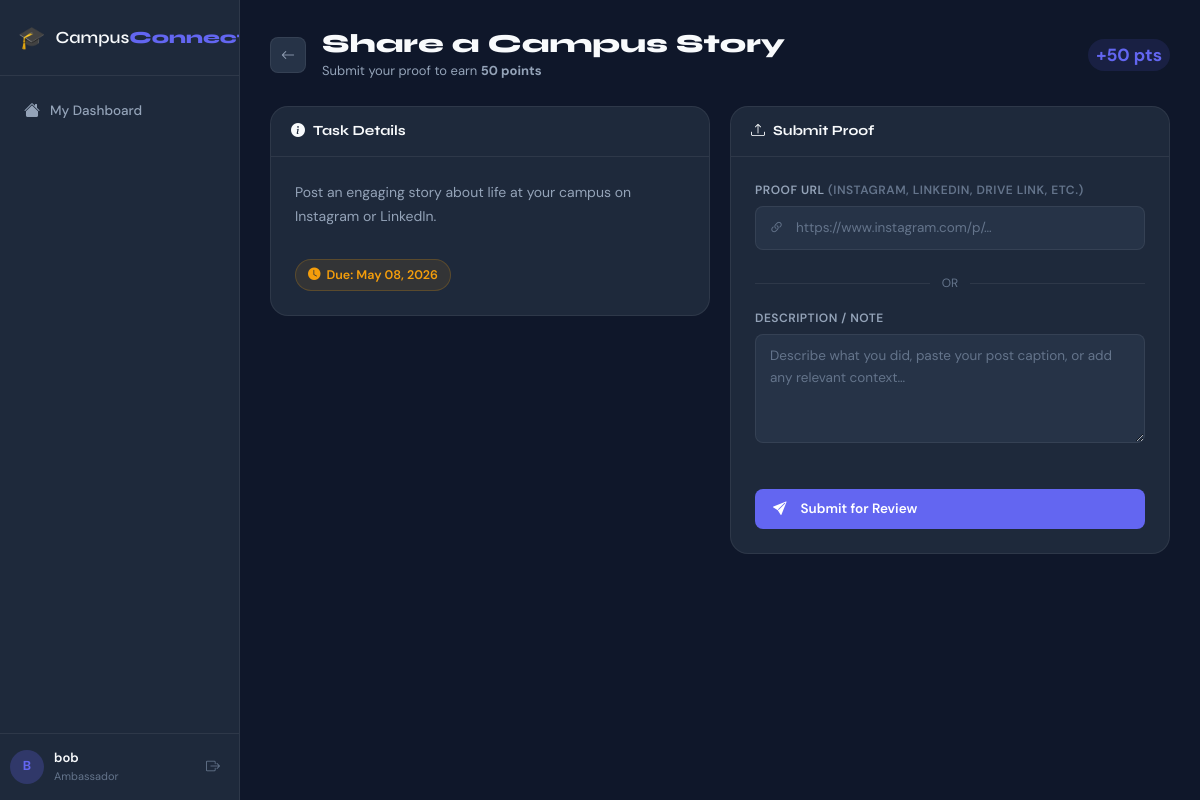
/ambassador/task/1 (signed in), run on the app's committed database.
### models.py (models this page shows, shortened)
class User(UserMixin, db.Model):
    __tablename__ = 'users'
    id            = db.Column(db.Integer, primary_key=True)
    username      = db.Column(db.String(80), unique=True, nullable=False)
    email         = db.Column(db.String(120), unique=True, nullable=False)
    password_hash = db.Column(db.String(256), nullable=False)
    role          = db.Column(db.String(20), nullable=False, default='ambassador')
    created_at    = db.Column(db.DateTime, default=datetime.utcnow)
    ambassador = db.relationship('Ambassador', backref='user', uselist=False)
    def is_admin(self):
        return self.role == 'admin'

class Task(db.Model):
    __tablename__ = 'tasks'
    id          = db.Column(db.Integer, primary_key=True)
    title       = db.Column(db.String(200), nullable=False)
    description = db.Column(db.Text)
    points      = db.Column(db.Integer, default=50)
    deadline    = db.Column(db.DateTime)
    created_at  = db.Column(db.DateTime, default=datetime.utcnow)
    created_by  = db.Column(db.Integer, db.ForeignKey('users.id'))
    assignments = db.relationship('TaskAssignment', backref='task', lazy='dynamic')

### routes/ambassador.py (the view, shortened to what this page needs)
@ambassador_bp.route('/task/<int:assignment_id>', methods=['GET', 'POST'])
@ambassador_required
def task_detail(assignment_id):
    assignment = TaskAssignment.query.get_or_404(assignment_id)
    amb = Ambassador.query.filter_by(user_id=current_user.id).first()
    if assignment.ambassador_id != amb.id:
        flash('Access denied.', 'danger')
        return redirect(url_for('ambassador.dashboard'))
    return render_template('ambassador/task_detail.html', assignment=assignment, amb=amb)

### routes/ambassador.py (called while the page is built)
def ambassador_required(f):
    @wraps(f)
    def decorated(*args, **kwargs):
        if not current_user.is_authenticated or current_user.role != 'ambassador':
            flash('Ambassador access required.', 'danger')
            return redirect(url_for('auth.login'))
        return f(*args, **kwargs)
    return login_required(decorated)

### templates/ambassador/task_detail.html (shortened to what this page needs)
{% extends "base.html" %}
{% block content %}
<div class="page-header">
  <div class="d-flex align-items-center gap-3">
    <a href="{{ url_for('ambassador.dashboard') }}" class="btn-back"><i class="bi bi-arrow-left"></i></a>
    <div>
      <h1 class="page-title">{{ assignment.task.title }}</h1>
      <p class="page-sub">Submit your proof to earn <strong>{{ assignment.task.points }} points</strong></p>
    </div>
  </div>
  <span class="pts-chip" style="font-size:1.1rem">+{{ assignment.task.points }} pts</span>
</div>
<div class="submit-grid">
  <div class="card-cc">
    <div class="card-header-cc"><h3><i class="bi bi-info-circle-fill me-2"></i>Task Details</h3></div>
    <div class="p-4">
      <p class="task-description-full">{{ assignment.task.description or 'Complete this task and submit your proof below.' }}</p>
      {% if assignment.task.deadline %}
      <div class="deadline-chip">
        <i class="bi bi-clock-fill"></i>
        Due: {{ assignment.task.deadline.strftime('%B %d, %Y') }}
      </div>
      {% endif %}
    </div>
  </div>
  <div class="card-cc">
    <div class="card-header-cc"><h3><i class="bi bi-upload me-2"></i>Submit Proof</h3></div>
    <div class="p-4">
      <form method="POST" action="{{ url_for('ambassador.task_detail', assignment_id=assignment.id) }}" id="submitForm">
        <div class="mb-4">
          <label class="form-label-cc">Proof URL <span class="text-muted">(Instagram, LinkedIn, Drive link, etc.)</span></label>
          <div class="input-wrap">
            <input type="url" name="proof_url" class="form-control-cc" placeholder="https://www.instagram.com/p/…"/>
          </div>
        </div>
        <div class="divider-or"><span>OR</span></div>
        <div class="mb-4">
          <label class="form-label-cc">Description / Note</label>
          <textarea name="proof_text" class="form-control-cc" rows="4" placeholder="Describe what you did, paste your post caption, or add any relevant context…"></textarea>
        </div>
        <button type="submit" class="btn-cc-primary w-100 mt-3" id="submitBtn">
          <i class="bi bi-send-fill me-2"></i>Submit for Review
        </button>
      </form>
    </div>
  </div>
</div>
{% endblock %}

### templates/base.html (shortened to what this page needs)
<!DOCTYPE html>
<html lang="en">
<head>
  <link href="https://cdn.jsdelivr.net/npm/bootstrap@5.3.2/dist/css/bootstrap.min.css" rel="stylesheet"/>
  <link href="https://cdn.jsdelivr.net/npm/bootstrap-icons@1.11.3/font/bootstrap-icons.css" rel="stylesheet"/>
  <link href="{{ url_for('static', filename='css/style.css') }}" rel="stylesheet"/>
</head>
<body>
{% if current_user.is_authenticated %}
<div class="sidebar" id="sidebar">
  <div class="sidebar-brand">
    <span class="brand-icon">🎓</span>
    <span class="brand-text">Campus<strong>Connect</strong></span>
  </div>
  <nav class="sidebar-nav">
    {% if current_user.is_admin() %}
      <a href="{{ url_for('admin.dashboard') }}" class="nav-item {% if request.endpoint == 'admin.dashboard' %}active{% endif %}">
        <i class="bi bi-grid-1x2-fill"></i><span>Dashboard</span>
      </a>
      <a href="{{ url_for('admin.submissions') }}" class="nav-item {% if request.endpoint == 'admin.submissions' %}active{% endif %}">
        <i class="bi bi-inbox-fill"></i><span>Submissions</span>
        {% set pending_count = pending_submissions_count() if pending_submissions_count is defined else 0 %}
        <span class="badge bg-danger ms-auto" id="sub-badge">●</span>
      </a>
    {% else %}
      <a href="{{ url_for('ambassador.dashboard') }}" class="nav-item {% if request.endpoint == 'ambassador.dashboard' %}active{% endif %}">
        <i class="bi bi-house-fill"></i><span>My Dashboard</span>
      </a>
    {% endif %}
  </nav>
  <div class="sidebar-footer">
    <div class="user-chip">
      <div class="user-avatar">{{ current_user.username[0].upper() }}</div>
      <div class="user-info">
        <span class="user-name">{{ current_user.username }}</span>
        <span class="user-role">{{ current_user.role }}</span>
      </div>
    </div>
    <a href="{{ url_for('auth.logout') }}" class="btn-logout" title="Logout">
      <i class="bi bi-box-arrow-right"></i>
    </a>
  </div>
</div>
<div class="main-content" id="mainContent">
{% endif %}
{% block content %}{% endblock %}
{% if current_user.is_authenticated %}
</div>
{% endif %}
<link rel="stylesheet" href="https://unpkg.com/leaflet@1.9.4/dist/leaflet.css"/>
</body>
</html>

### data on the page
User: username "B", username "bob", role "Ambassador"
Task: task "Share a Campus Story", task.points "50", task "Post an engaging story about life at your campus on Instagram or LinkedIn.", task.deadline "May 08, 2026"
